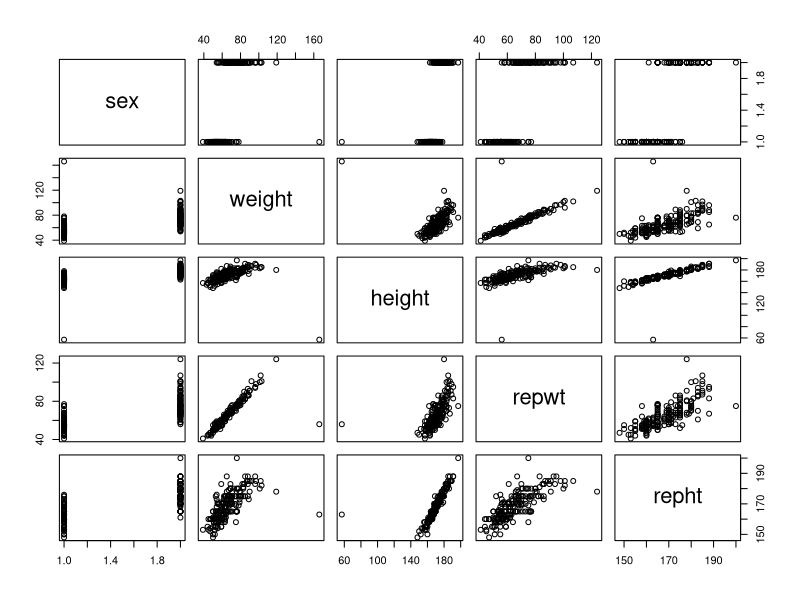
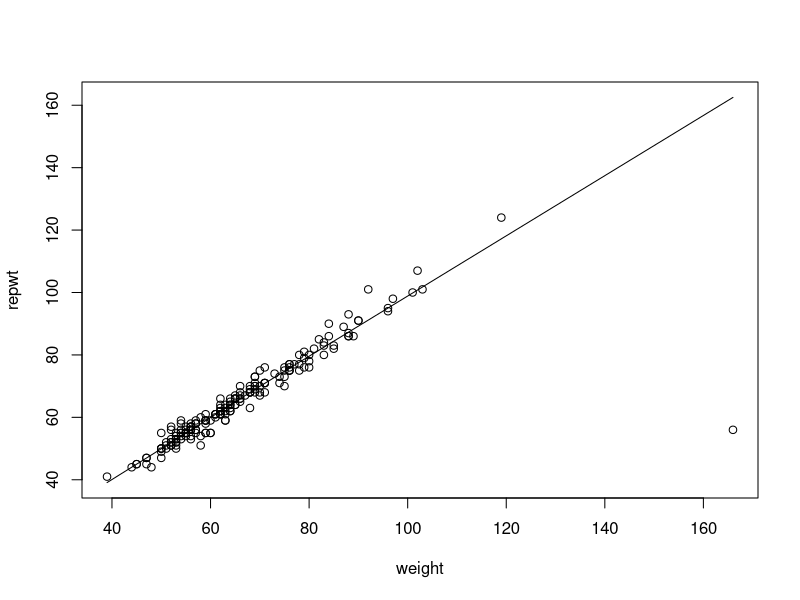
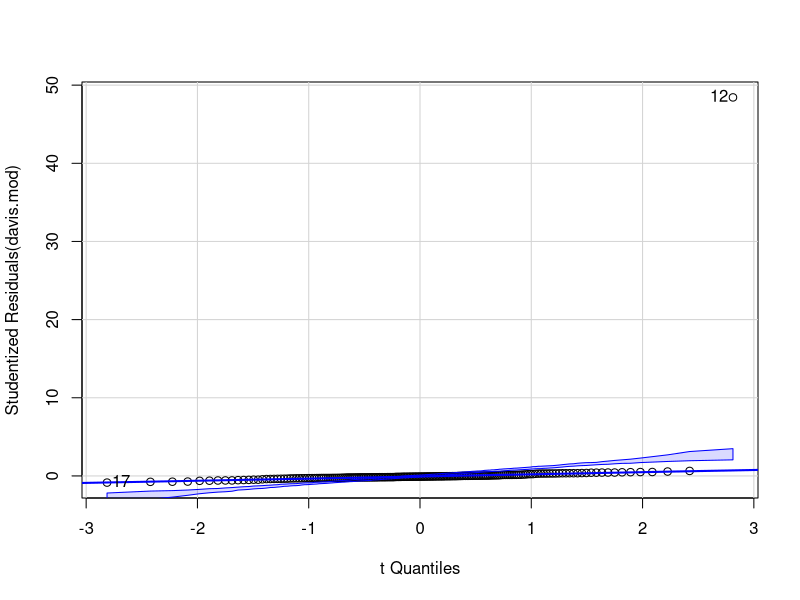
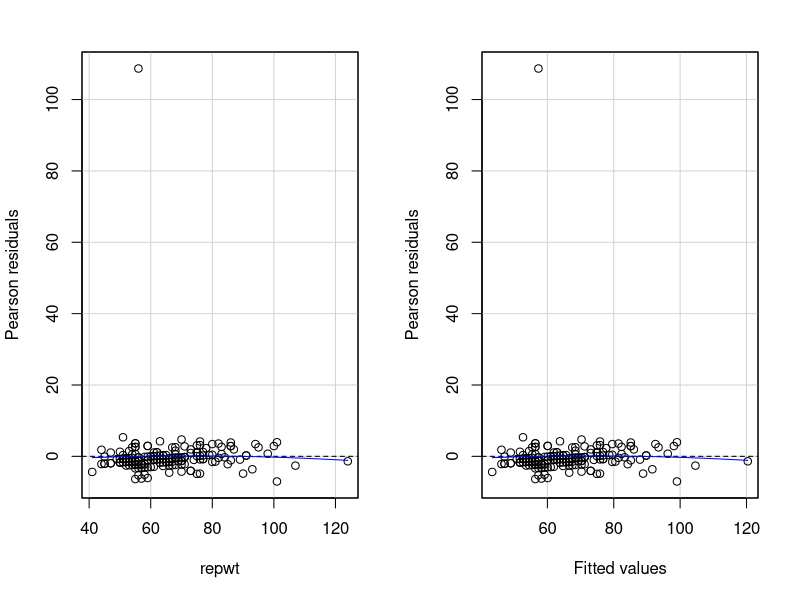
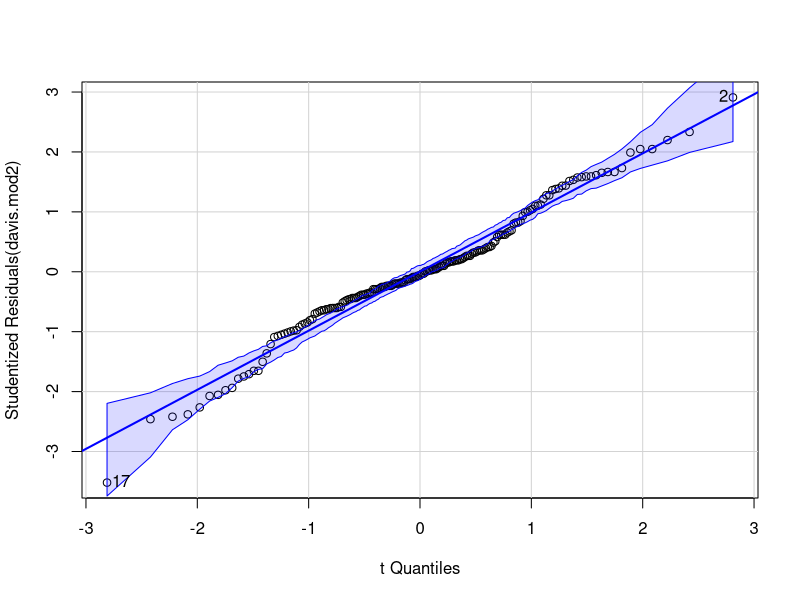
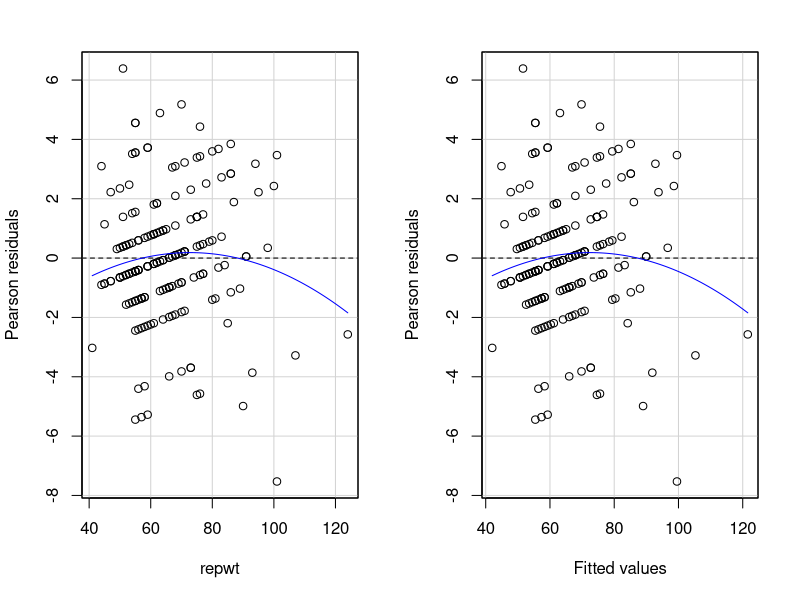

Generate these figures, in order, with R:
## BNE RLad-5.R
##########################################
## Regression
# A very simple example
##########################################

library(car)
library(carData)
data(Davis)
nrow(Davis)
names(Davis)
plot(Davis)
# First model named davis.mod
davis.mod <- lm(weight ~ repwt, data = Davis)
davis.mod
summary(davis.mod)
confint(davis.mod)

library(lattice)
with(Davis, scatter.smooth(weight, repwt))
with(Davis, which.max(weight))

# Update model to make davis.mod2
davis.mod2 <- update(davis.mod, subset = -12)
summary(davis.mod2)

cbind(Original = coef(davis.mod), NoCase12 = coef(davis.mod2))

## Data without extreme value and subsetting for fema
davis.modf <- lm(weight ~ repwt,
  data = Davis,
  subset = sex == "F"
)
summary(davis.modf)
cbind(
  Original = coef(davis.mod), NoCase12 = coef(davis.mod2),
  Female = coef(davis.modf)
)

## Compare the two models
qqPlot(davis.mod)
residualPlots(davis.mod)

qqPlot(davis.mod2)
residualPlots(davis.mod2)

